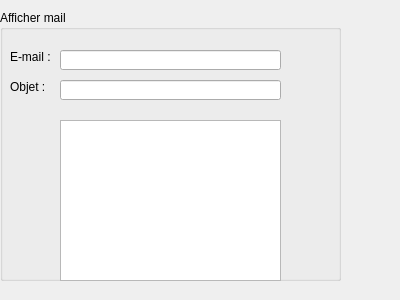
<?xml version="1.0" encoding="UTF-8"?>
<ui version="4.0">
 <class>Afficher_mail</class>
 <widget class="QDialog" name="Afficher_mail">
  <property name="geometry">
   <rect>
    <x>0</x>
    <y>0</y>
    <width>400</width>
    <height>300</height>
   </rect>
  </property>
  <property name="windowTitle">
   <string>Mailing</string>
  </property>
  <widget class="QGroupBox" name="groupBox">
   <property name="geometry">
    <rect>
     <x>0</x>
     <y>10</y>
     <width>341</width>
     <height>271</height>
    </rect>
   </property>
   <property name="title">
    <string>Afficher mail</string>
   </property>
   <widget class="QLabel" name="label">
    <property name="geometry">
     <rect>
      <x>10</x>
      <y>70</y>
      <width>47</width>
      <height>14</height>
     </rect>
    </property>
    <property name="text">
     <string>Objet : </string>
    </property>
   </widget>
   <widget class="QLabel" name="label_2">
    <property name="geometry">
     <rect>
      <x>10</x>
      <y>40</y>
      <width>47</width>
      <height>14</height>
     </rect>
    </property>
    <property name="text">
     <string>E-mail :</string>
    </property>
   </widget>
   <widget class="QTextBrowser" name="textA">
    <property name="geometry">
     <rect>
      <x>60</x>
      <y>110</y>
      <width>221</width>
      <height>161</height>
     </rect>
    </property>
    <property name="readOnly">
     <bool>true</bool>
    </property>
   </widget>
   <widget class="QLineEdit" name="lineEdit_ObjetA">
    <property name="geometry">
     <rect>
      <x>60</x>
      <y>70</y>
      <width>221</width>
      <height>20</height>
     </rect>
    </property>
    <property name="readOnly">
     <bool>true</bool>
    </property>
   </widget>
   <widget class="QLineEdit" name="lineEdit_mailA">
    <property name="geometry">
     <rect>
      <x>60</x>
      <y>40</y>
      <width>221</width>
      <height>20</height>
     </rect>
    </property>
    <property name="readOnly">
     <bool>true</bool>
    </property>
   </widget>
  </widget>
 </widget>
 <resources/>
 <connections/>
</ui>
